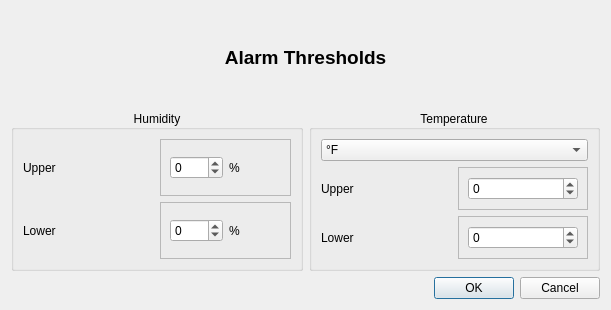
<?xml version="1.0" encoding="UTF-8"?>
<ui version="4.0">
 <class>AlarmDialog</class>
 <widget class="QDialog" name="AlarmDialog">
  <property name="geometry">
   <rect>
    <x>0</x>
    <y>0</y>
    <width>611</width>
    <height>310</height>
   </rect>
  </property>
  <property name="windowTitle">
   <string>Dialog</string>
  </property>
  <layout class="QGridLayout" name="gridLayout_3">
   <item row="0" column="0" colspan="2">
    <widget class="QLabel" name="label">
     <property name="font">
      <font>
       <pointsize>14</pointsize>
       <bold>true</bold>
      </font>
     </property>
     <property name="text">
      <string>Alarm Thresholds</string>
     </property>
     <property name="alignment">
      <set>Qt::AlignmentFlag::AlignCenter</set>
     </property>
    </widget>
   </item>
   <item row="1" column="0">
    <widget class="QGroupBox" name="groupBox">
     <property name="title">
      <string>Humidity</string>
     </property>
     <property name="alignment">
      <set>Qt::AlignmentFlag::AlignCenter</set>
     </property>
     <layout class="QGridLayout" name="gridLayout">
      <item row="0" column="0">
       <layout class="QHBoxLayout" name="horizontalLayout_2">
        <item>
         <widget class="QLabel" name="label_3">
          <property name="font">
           <font>
            <pointsize>9</pointsize>
           </font>
          </property>
          <property name="text">
           <string>Upper</string>
          </property>
         </widget>
        </item>
        <item>
         <widget class="QFrame" name="frameUpperHum">
          <property name="frameShape">
           <enum>QFrame::Shape::StyledPanel</enum>
          </property>
          <property name="frameShadow">
           <enum>QFrame::Shadow::Raised</enum>
          </property>
          <layout class="QHBoxLayout" name="horizontalLayout">
           <item>
            <widget class="QSpinBox" name="spinBoxUpperHum">
             <property name="minimum">
              <number>-100</number>
             </property>
             <property name="maximum">
              <number>200</number>
             </property>
            </widget>
           </item>
           <item>
            <widget class="QLabel" name="label_2">
             <property name="font">
              <font>
               <pointsize>9</pointsize>
              </font>
             </property>
             <property name="text">
              <string>%</string>
             </property>
            </widget>
           </item>
          </layout>
         </widget>
        </item>
       </layout>
      </item>
      <item row="1" column="0">
       <layout class="QHBoxLayout" name="horizontalLayoutLower">
        <item>
         <widget class="QLabel" name="label_5">
          <property name="font">
           <font>
            <pointsize>9</pointsize>
           </font>
          </property>
          <property name="text">
           <string>Lower</string>
          </property>
         </widget>
        </item>
        <item>
         <widget class="QFrame" name="frameUpperHum_2">
          <property name="frameShape">
           <enum>QFrame::Shape::StyledPanel</enum>
          </property>
          <property name="frameShadow">
           <enum>QFrame::Shadow::Raised</enum>
          </property>
          <layout class="QHBoxLayout" name="horizontalLayout_5">
           <item>
            <widget class="QSpinBox" name="spinBoxLowerHum">
             <property name="minimum">
              <number>-100</number>
             </property>
             <property name="maximum">
              <number>200</number>
             </property>
            </widget>
           </item>
           <item>
            <widget class="QLabel" name="label_6">
             <property name="font">
              <font>
               <pointsize>9</pointsize>
              </font>
             </property>
             <property name="text">
              <string>%</string>
             </property>
            </widget>
           </item>
          </layout>
         </widget>
        </item>
       </layout>
      </item>
     </layout>
    </widget>
   </item>
   <item row="1" column="1">
    <widget class="QGroupBox" name="groupBox_2">
     <property name="title">
      <string>Temperature</string>
     </property>
     <property name="alignment">
      <set>Qt::AlignmentFlag::AlignCenter</set>
     </property>
     <layout class="QGridLayout" name="gridLayout_2">
      <item row="0" column="0">
       <widget class="QComboBox" name="comboBox">
        <item>
         <property name="text">
          <string>°F</string>
         </property>
        </item>
        <item>
         <property name="text">
          <string>°C</string>
         </property>
        </item>
       </widget>
      </item>
      <item row="1" column="0">
       <layout class="QHBoxLayout" name="horizontalLayout_4">
        <item>
         <widget class="QLabel" name="label_7">
          <property name="font">
           <font>
            <pointsize>9</pointsize>
           </font>
          </property>
          <property name="text">
           <string>Upper</string>
          </property>
         </widget>
        </item>
        <item>
         <widget class="QFrame" name="frameUpperHum_3">
          <property name="frameShape">
           <enum>QFrame::Shape::StyledPanel</enum>
          </property>
          <property name="frameShadow">
           <enum>QFrame::Shadow::Raised</enum>
          </property>
          <layout class="QHBoxLayout" name="horizontalLayout_6">
           <item>
            <widget class="QSpinBox" name="spinBoxUpperTemp">
             <property name="minimum">
              <number>-100</number>
             </property>
             <property name="maximum">
              <number>200</number>
             </property>
            </widget>
           </item>
          </layout>
         </widget>
        </item>
       </layout>
      </item>
      <item row="2" column="0">
       <layout class="QHBoxLayout" name="horizontalLayoutLower_2">
        <item>
         <widget class="QLabel" name="label_9">
          <property name="font">
           <font>
            <pointsize>9</pointsize>
           </font>
          </property>
          <property name="text">
           <string>Lower</string>
          </property>
         </widget>
        </item>
        <item>
         <widget class="QFrame" name="frameUpperHum_4">
          <property name="frameShape">
           <enum>QFrame::Shape::StyledPanel</enum>
          </property>
          <property name="frameShadow">
           <enum>QFrame::Shadow::Raised</enum>
          </property>
          <layout class="QHBoxLayout" name="horizontalLayout_7">
           <item>
            <widget class="QSpinBox" name="spinBoxLowerTemp">
             <property name="minimum">
              <number>-100</number>
             </property>
             <property name="maximum">
              <number>200</number>
             </property>
            </widget>
           </item>
          </layout>
         </widget>
        </item>
       </layout>
      </item>
     </layout>
    </widget>
   </item>
   <item row="2" column="0" colspan="2">
    <widget class="QDialogButtonBox" name="buttonBox">
     <property name="orientation">
      <enum>Qt::Orientation::Horizontal</enum>
     </property>
     <property name="standardButtons">
      <set>QDialogButtonBox::StandardButton::Cancel|QDialogButtonBox::StandardButton::Ok</set>
     </property>
    </widget>
   </item>
  </layout>
 </widget>
 <resources/>
 <connections>
  <connection>
   <sender>buttonBox</sender>
   <signal>accepted()</signal>
   <receiver>AlarmDialog</receiver>
   <slot>accept()</slot>
   <hints>
    <hint type="sourcelabel">
     <x>248</x>
     <y>254</y>
    </hint>
    <hint type="destinationlabel">
     <x>157</x>
     <y>274</y>
    </hint>
   </hints>
  </connection>
  <connection>
   <sender>buttonBox</sender>
   <signal>rejected()</signal>
   <receiver>AlarmDialog</receiver>
   <slot>reject()</slot>
   <hints>
    <hint type="sourcelabel">
     <x>316</x>
     <y>260</y>
    </hint>
    <hint type="destinationlabel">
     <x>286</x>
     <y>274</y>
    </hint>
   </hints>
  </connection>
 </connections>
</ui>
